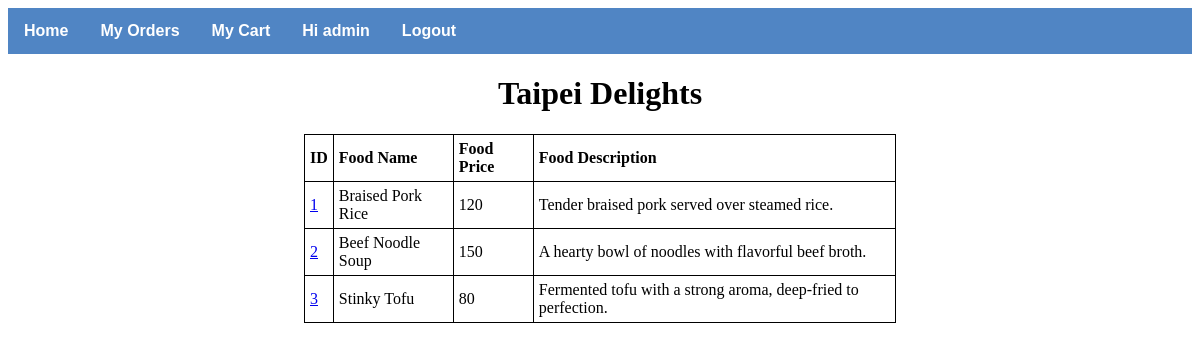
Page /menu.php?rest_id=1 (signed in) on the committed database.
### tables this page shows
CREATE TABLE IF NOT EXISTS `restaurant` (
    `rest_id` INT NOT NULL AUTO_INCREMENT PRIMARY KEY,
    `rest_telp_num` VARCHAR(50),
    `rest_address` VARCHAR(50) NOT NULL,
    `rest_description` VARCHAR(255),
    `rest_open_status` VARCHAR(10) NOT NULL,
    `rest_name` VARCHAR(50) NOT NULL
);

CREATE TABLE IF NOT EXISTS `menu` (
    `menu_id` INT NOT NULL AUTO_INCREMENT PRIMARY KEY,
    `food_name` VARCHAR(50) NOT NULL,
    `food_price` INT NOT NULL,
    `food_description` VARCHAR(255)
);

### session.php (called while the page is built, shortened)
<?php
   include('config.php');
   $user_check = $_SESSION['login_user'];
   $ses_sql = mysqli_query($conn,"SELECT login_id FROM login_cred WHERE user_name = '$user_check' ");
   $row = mysqli_fetch_array($ses_sql,MYSQLI_ASSOC);
   $login_session = $row['login_id'];
?>

### menu.php (the view, shortened to what this page needs)
<?php
    include('session.php');
    include("config.php");
    $rest_id = $_GET['rest_id'];
?>
<?php include('navbar.php'); ?>
<html>
<head>
</head>
<body>
<h1 align="center"><?php $sql = "SELECT rest_name FROM restaurant WHERE rest_id = '$rest_id'";
		                $result = $conn->query($sql);
                        $row = mysqli_fetch_array($result, MYSQLI_ASSOC);
                        if ($result->num_rows > 0) {
                            echo $row["rest_name"];
                        }
                        ?></h1>
<table style="width:50%" align="center">
	<tr>
		<th>ID</th>
		<th>Food Name</th>
		<th>Food Price</th>
		<th>Food Description</th>
	</tr>
	<?php
		$sql = "SELECT * FROM menu WHERE menu_id IN (SELECT menu_id FROM restaurant_menu WHERE rest_id = '$rest_id')";
		$result = $conn->query($sql);
		if ($result->num_rows > 0) {
			while ($row = mysqli_fetch_array($result, MYSQLI_ASSOC)) {
				echo "<tr>";
				echo "<td><a href='addToCartPage.php?menu_id=".$row["menu_id"]."'>".$row["menu_id"]."</a></td>";
				echo "<td>".$row["food_name"]."</td>";
				echo "<td>".$row["food_price"]."</td>";
				echo "<td>".$row["food_description"]."</td>";
				echo "</tr>";
			}
		} else {
			echo "<tr><td colspan='6'>0 results</td></tr>";
		}
	?>
</table>
</body>
</html>

### navbar.php (shortened to what this page needs)
<nav>
    <ul>
        <li><a class="active" href="restaurants.php">Home</a></li>
        <li><a href="myOrders.php">My Orders</a></li>
        <li><a href="myCart.php">My Cart</a></li>
        <?php
        if(!isset($_SESSION['login_user'])){
            echo '<li><a class="active" href="login.php">Login';
        } else {
            $sql = "SELECT user_name FROM login_cred WHERE login_id = '$login_session'";
            $result = $conn->query($sql);
            if ($result->num_rows > 0) {
                $row = mysqli_fetch_array($result, MYSQLI_ASSOC);
                $user_name = $row["user_name"];
                if($user_name == NULL){
                    echo '<li><a class="active" href="login.php">Login';
                } else {
                    echo '<li><a href="userpage.php">Hi ';
                    echo $user_name;
                    echo '</a></li>';
                    echo '<li><a class="active" href="logout.php">Logout';
                }
            }
        }
        ?></a></li>
    </ul>
</nav>

### navbar.php (style rules this page uses)
nav { font-family:Arial, Helvetica, sans-serif; }
nav ul { list-style-type: none; margin: 0; padding: 0; background-color: #5085C4; overflow: hidden; }
nav li { float: left; }
nav li a { display: block; color: #FFFFFF; font-weight: bold; text-align: center; padding: 14px 16px; text-decoration: none; }

### menu.php (style rules this page uses)
table, th, td { border: 1px solid black; border-collapse: collapse; }
th, td { padding: 5px; text-align: left; }

### rows in the picture
restaurant: rest_name "Taipei Delights"
menu: menu_id "1", food_name "Braised Pork Rice", food_price "120", food_description "Tender braised pork served over steamed rice."
menu: menu_id "2", food_name "Beef Noodle Soup", food_price "150", food_description "A hearty bowl of noodles with flavorful beef broth."
menu: menu_id "3", food_name "Stinky Tofu", food_price "80", food_description "Fermented tofu with a strong aroma, deep-fried to perfection."

### other values in the picture
$user_name "admin"
